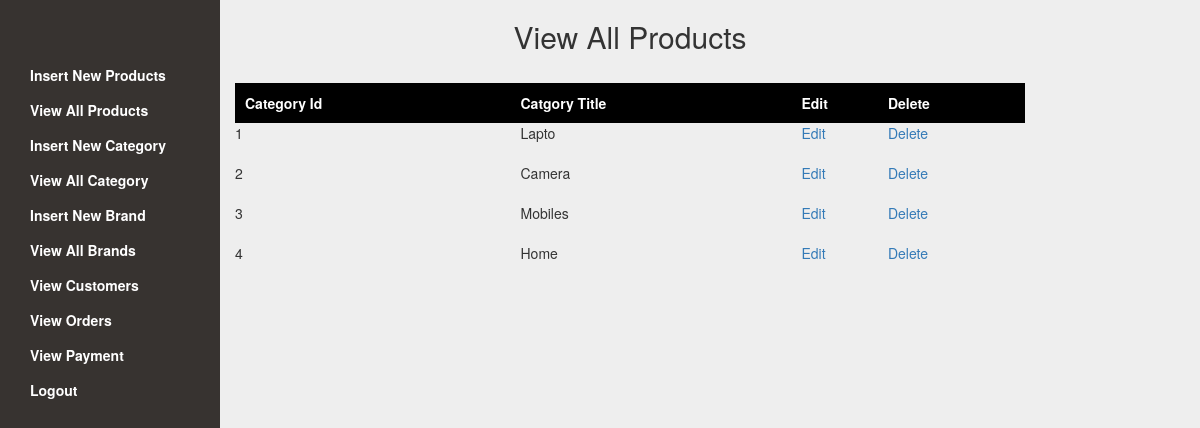
/admin_area/index.php?view_cat (signed in), run on the app's committed database.
### tables this page shows
CREATE TABLE `categories` (
  `cat_id` int(100) NOT NULL,
  `cat_title` text NOT NULL
);

### admin_area/view_cat.php (the view, shortened to what this page needs)
<?php
  if (!isset($_SESSION['user_email'])) {
      echo "<script>window.open('login.php?not_admin=Are you an admin','_self')</script>";
      }
  else{
  	?>
<table width="790px" align="center" class="formedit">
	<tr align="center">
		<td colspan="6"><h2>View All Products</h2></td>
	</tr>
	<tr align="center" bgcolor="black" style="color: #fff;height: 40px;">
		<th style="padding-left: 10px;">Category Id</th>
		<th>Catgory Title</th>
		<th>Edit</th>
		<th>Delete</th>
	</tr>
	<?php
			$get_cat = "select * from categories";
			$run_pro = mysqli_query($con,$get_cat);
			$i = 0;
			while ($row_pro = mysqli_fetch_array($run_pro)) {
				$pro_id = $row_pro['cat_id'];
				$pro_title = $row_pro['cat_title'];
				$i++;
	 ?>
	<tr>
		<td><?php echo $i ?></td>
		<td><?php echo $pro_title ?></td>
		<td><a href="index.php?edit_cat=<?php echo $pro_id ?>">Edit</a></td>
		<td><a href="delete_cat.php?delete_pro=<?php echo $pro_id ?>">Delete</a></td>
	</tr>
<?php } }?>
</table>

### admin_area/css/style.css (style rules this page uses)
html, body { background-color: #eee; }
.formedit td { padding-bottom: 20px; }

### data on the page
categories: cat_title "Lapto"
categories: cat_title "Camera"
categories: cat_title "Mobiles"
categories: cat_title "Home"
